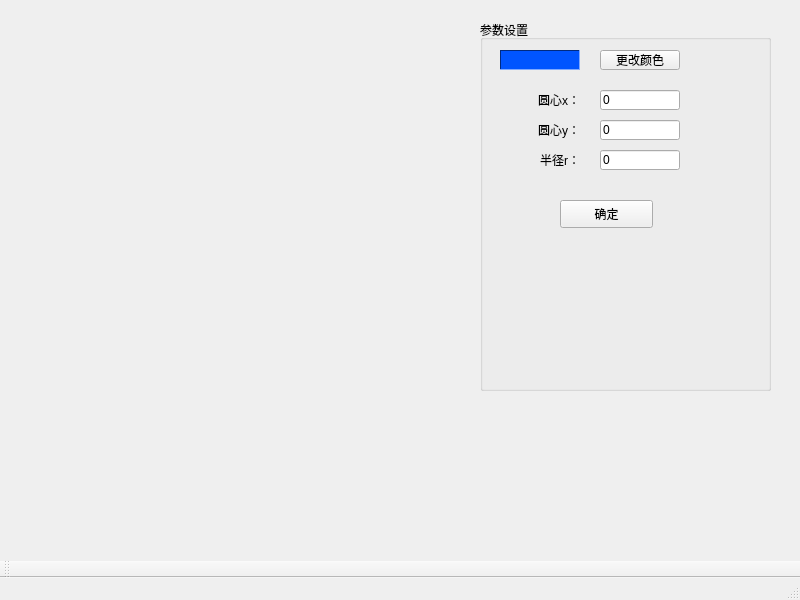
<?xml version="1.0" encoding="UTF-8"?>
<ui version="4.0">
 <class>MainWindow</class>
 <widget class="QMainWindow" name="MainWindow">
  <property name="geometry">
   <rect>
    <x>0</x>
    <y>0</y>
    <width>800</width>
    <height>600</height>
   </rect>
  </property>
  <property name="windowTitle">
   <string>中点画圆算法</string>
  </property>
  <widget class="QWidget" name="centralwidget">
   <widget class="QGroupBox" name="groupBox_set">
    <property name="geometry">
     <rect>
      <x>480</x>
      <y>20</y>
      <width>291</width>
      <height>371</height>
     </rect>
    </property>
    <property name="title">
     <string>参数设置</string>
    </property>
    <widget class="QLabel" name="label_x">
     <property name="geometry">
      <rect>
       <x>20</x>
       <y>70</y>
       <width>80</width>
       <height>20</height>
      </rect>
     </property>
     <property name="layoutDirection">
      <enum>Qt::RightToLeft</enum>
     </property>
     <property name="text">
      <string>圆心x：</string>
     </property>
     <property name="alignment">
      <set>Qt::AlignRight|Qt::AlignTrailing|Qt::AlignVCenter</set>
     </property>
    </widget>
    <widget class="QLineEdit" name="lineEdit_cx">
     <property name="geometry">
      <rect>
       <x>120</x>
       <y>70</y>
       <width>80</width>
       <height>20</height>
      </rect>
     </property>
     <property name="text">
      <string>0</string>
     </property>
    </widget>
    <widget class="QLabel" name="label_y">
     <property name="geometry">
      <rect>
       <x>20</x>
       <y>100</y>
       <width>80</width>
       <height>20</height>
      </rect>
     </property>
     <property name="layoutDirection">
      <enum>Qt::RightToLeft</enum>
     </property>
     <property name="text">
      <string>圆心y：</string>
     </property>
     <property name="alignment">
      <set>Qt::AlignRight|Qt::AlignTrailing|Qt::AlignVCenter</set>
     </property>
    </widget>
    <widget class="QLineEdit" name="lineEdit_cy">
     <property name="geometry">
      <rect>
       <x>120</x>
       <y>100</y>
       <width>80</width>
       <height>20</height>
      </rect>
     </property>
     <property name="text">
      <string>0</string>
     </property>
    </widget>
    <widget class="QLabel" name="label_r">
     <property name="geometry">
      <rect>
       <x>20</x>
       <y>130</y>
       <width>80</width>
       <height>20</height>
      </rect>
     </property>
     <property name="layoutDirection">
      <enum>Qt::RightToLeft</enum>
     </property>
     <property name="text">
      <string>半径r：</string>
     </property>
     <property name="alignment">
      <set>Qt::AlignRight|Qt::AlignTrailing|Qt::AlignVCenter</set>
     </property>
    </widget>
    <widget class="QLineEdit" name="lineEdit_r">
     <property name="geometry">
      <rect>
       <x>120</x>
       <y>130</y>
       <width>80</width>
       <height>20</height>
      </rect>
     </property>
     <property name="text">
      <string>0</string>
     </property>
    </widget>
    <widget class="QFrame" name="frame_color">
     <property name="geometry">
      <rect>
       <x>20</x>
       <y>30</y>
       <width>80</width>
       <height>20</height>
      </rect>
     </property>
     <property name="palette">
      <palette>
       <active>
        <colorrole role="WindowText">
         <brush brushstyle="SolidPattern">
          <color alpha="255">
           <red>0</red>
           <green>0</green>
           <blue>0</blue>
          </color>
         </brush>
        </colorrole>
        <colorrole role="Button">
         <brush brushstyle="SolidPattern">
          <color alpha="255">
           <red>0</red>
           <green>85</green>
           <blue>255</blue>
          </color>
         </brush>
        </colorrole>
        <colorrole role="Light">
         <brush brushstyle="SolidPattern">
          <color alpha="255">
           <red>127</red>
           <green>170</green>
           <blue>255</blue>
          </color>
         </brush>
        </colorrole>
        <colorrole role="Midlight">
         <brush brushstyle="SolidPattern">
          <color alpha="255">
           <red>63</red>
           <green>127</green>
           <blue>255</blue>
          </color>
         </brush>
        </colorrole>
        <colorrole role="Dark">
         <brush brushstyle="SolidPattern">
          <color alpha="255">
           <red>0</red>
           <green>42</green>
           <blue>127</blue>
          </color>
         </brush>
        </colorrole>
        <colorrole role="Mid">
         <brush brushstyle="SolidPattern">
          <color alpha="255">
           <red>0</red>
           <green>56</green>
           <blue>170</blue>
          </color>
         </brush>
        </colorrole>
        <colorrole role="Text">
         <brush brushstyle="SolidPattern">
          <color alpha="255">
           <red>0</red>
           <green>0</green>
           <blue>0</blue>
          </color>
         </brush>
        </colorrole>
        <colorrole role="BrightText">
         <brush brushstyle="SolidPattern">
          <color alpha="255">
           <red>255</red>
           <green>255</green>
           <blue>255</blue>
          </color>
         </brush>
        </colorrole>
        <colorrole role="ButtonText">
         <brush brushstyle="SolidPattern">
          <color alpha="255">
           <red>0</red>
           <green>0</green>
           <blue>0</blue>
          </color>
         </brush>
        </colorrole>
        <colorrole role="Base">
         <brush brushstyle="SolidPattern">
          <color alpha="255">
           <red>255</red>
           <green>255</green>
           <blue>255</blue>
          </color>
         </brush>
        </colorrole>
        <colorrole role="Window">
         <brush brushstyle="SolidPattern">
          <color alpha="255">
           <red>0</red>
           <green>85</green>
           <blue>255</blue>
          </color>
         </brush>
        </colorrole>
        <colorrole role="Shadow">
         <brush brushstyle="SolidPattern">
          <color alpha="255">
           <red>0</red>
           <green>0</green>
           <blue>0</blue>
          </color>
         </brush>
        </colorrole>
        <colorrole role="AlternateBase">
         <brush brushstyle="SolidPattern">
          <color alpha="255">
           <red>127</red>
           <green>170</green>
           <blue>255</blue>
          </color>
         </brush>
        </colorrole>
        <colorrole role="ToolTipBase">
         <brush brushstyle="SolidPattern">
          <color alpha="255">
           <red>255</red>
           <green>255</green>
           <blue>220</blue>
          </color>
         </brush>
        </colorrole>
        <colorrole role="ToolTipText">
         <brush brushstyle="SolidPattern">
          <color alpha="255">
           <red>0</red>
           <green>0</green>
           <blue>0</blue>
          </color>
         </brush>
        </colorrole>
        <colorrole role="PlaceholderText">
         <brush brushstyle="SolidPattern">
          <color alpha="128">
           <red>0</red>
           <green>0</green>
           <blue>0</blue>
          </color>
         </brush>
        </colorrole>
       </active>
       <inactive>
        <colorrole role="WindowText">
         <brush brushstyle="SolidPattern">
          <color alpha="255">
           <red>0</red>
           <green>0</green>
           <blue>0</blue>
          </color>
         </brush>
        </colorrole>
        <colorrole role="Button">
         <brush brushstyle="SolidPattern">
          <color alpha="255">
           <red>0</red>
           <green>85</green>
           <blue>255</blue>
          </color>
         </brush>
        </colorrole>
        <colorrole role="Light">
         <brush brushstyle="SolidPattern">
          <color alpha="255">
           <red>127</red>
           <green>170</green>
           <blue>255</blue>
          </color>
         </brush>
        </colorrole>
        <colorrole role="Midlight">
         <brush brushstyle="SolidPattern">
          <color alpha="255">
           <red>63</red>
           <green>127</green>
           <blue>255</blue>
          </color>
         </brush>
        </colorrole>
        <colorrole role="Dark">
         <brush brushstyle="SolidPattern">
          <color alpha="255">
           <red>0</red>
           <green>42</green>
           <blue>127</blue>
          </color>
         </brush>
        </colorrole>
        <colorrole role="Mid">
         <brush brushstyle="SolidPattern">
          <color alpha="255">
           <red>0</red>
           <green>56</green>
           <blue>170</blue>
          </color>
         </brush>
        </colorrole>
        <colorrole role="Text">
         <brush brushstyle="SolidPattern">
          <color alpha="255">
           <red>0</red>
           <green>0</green>
           <blue>0</blue>
          </color>
         </brush>
        </colorrole>
        <colorrole role="BrightText">
         <brush brushstyle="SolidPattern">
          <color alpha="255">
           <red>255</red>
           <green>255</green>
           <blue>255</blue>
          </color>
         </brush>
        </colorrole>
        <colorrole role="ButtonText">
         <brush brushstyle="SolidPattern">
          <color alpha="255">
           <red>0</red>
           <green>0</green>
           <blue>0</blue>
          </color>
         </brush>
        </colorrole>
        <colorrole role="Base">
         <brush brushstyle="SolidPattern">
          <color alpha="255">
           <red>255</red>
           <green>255</green>
           <blue>255</blue>
          </color>
         </brush>
        </colorrole>
        <colorrole role="Window">
         <brush brushstyle="SolidPattern">
          <color alpha="255">
           <red>0</red>
           <green>85</green>
           <blue>255</blue>
          </color>
         </brush>
        </colorrole>
        <colorrole role="Shadow">
         <brush brushstyle="SolidPattern">
          <color alpha="255">
           <red>0</red>
           <green>0</green>
           <blue>0</blue>
          </color>
         </brush>
        </colorrole>
        <colorrole role="AlternateBase">
         <brush brushstyle="SolidPattern">
          <color alpha="255">
           <red>127</red>
           <green>170</green>
           <blue>255</blue>
          </color>
         </brush>
        </colorrole>
        <colorrole role="ToolTipBase">
         <brush brushstyle="SolidPattern">
          <color alpha="255">
           <red>255</red>
           <green>255</green>
           <blue>220</blue>
          </color>
         </brush>
        </colorrole>
        <colorrole role="ToolTipText">
         <brush brushstyle="SolidPattern">
          <color alpha="255">
           <red>0</red>
           <green>0</green>
           <blue>0</blue>
          </color>
         </brush>
        </colorrole>
        <colorrole role="PlaceholderText">
         <brush brushstyle="SolidPattern">
          <color alpha="128">
           <red>0</red>
           <green>0</green>
           <blue>0</blue>
          </color>
         </brush>
        </colorrole>
       </inactive>
       <disabled>
        <colorrole role="WindowText">
         <brush brushstyle="SolidPattern">
          <color alpha="255">
           <red>0</red>
           <green>42</green>
           <blue>127</blue>
          </color>
         </brush>
        </colorrole>
        <colorrole role="Button">
         <brush brushstyle="SolidPattern">
          <color alpha="255">
           <red>0</red>
           <green>85</green>
           <blue>255</blue>
          </color>
         </brush>
        </colorrole>
        <colorrole role="Light">
         <brush brushstyle="SolidPattern">
          <color alpha="255">
           <red>127</red>
           <green>170</green>
           <blue>255</blue>
          </color>
         </brush>
        </colorrole>
        <colorrole role="Midlight">
         <brush brushstyle="SolidPattern">
          <color alpha="255">
           <red>63</red>
           <green>127</green>
           <blue>255</blue>
          </color>
         </brush>
        </colorrole>
        <colorrole role="Dark">
         <brush brushstyle="SolidPattern">
          <color alpha="255">
           <red>0</red>
           <green>42</green>
           <blue>127</blue>
          </color>
         </brush>
        </colorrole>
        <colorrole role="Mid">
         <brush brushstyle="SolidPattern">
          <color alpha="255">
           <red>0</red>
           <green>56</green>
           <blue>170</blue>
          </color>
         </brush>
        </colorrole>
        <colorrole role="Text">
         <brush brushstyle="SolidPattern">
          <color alpha="255">
           <red>0</red>
           <green>42</green>
           <blue>127</blue>
          </color>
         </brush>
        </colorrole>
        <colorrole role="BrightText">
         <brush brushstyle="SolidPattern">
          <color alpha="255">
           <red>255</red>
           <green>255</green>
           <blue>255</blue>
          </color>
         </brush>
        </colorrole>
        <colorrole role="ButtonText">
         <brush brushstyle="SolidPattern">
          <color alpha="255">
           <red>0</red>
           <green>42</green>
           <blue>127</blue>
          </color>
         </brush>
        </colorrole>
        <colorrole role="Base">
         <brush brushstyle="SolidPattern">
          <color alpha="255">
           <red>0</red>
           <green>85</green>
           <blue>255</blue>
          </color>
         </brush>
        </colorrole>
        <colorrole role="Window">
         <brush brushstyle="SolidPattern">
          <color alpha="255">
           <red>0</red>
           <green>85</green>
           <blue>255</blue>
          </color>
         </brush>
        </colorrole>
        <colorrole role="Shadow">
         <brush brushstyle="SolidPattern">
          <color alpha="255">
           <red>0</red>
           <green>0</green>
           <blue>0</blue>
          </color>
         </brush>
        </colorrole>
        <colorrole role="AlternateBase">
         <brush brushstyle="SolidPattern">
          <color alpha="255">
           <red>0</red>
           <green>85</green>
           <blue>255</blue>
          </color>
         </brush>
        </colorrole>
        <colorrole role="ToolTipBase">
         <brush brushstyle="SolidPattern">
          <color alpha="255">
           <red>255</red>
           <green>255</green>
           <blue>220</blue>
          </color>
         </brush>
        </colorrole>
        <colorrole role="ToolTipText">
         <brush brushstyle="SolidPattern">
          <color alpha="255">
           <red>0</red>
           <green>0</green>
           <blue>0</blue>
          </color>
         </brush>
        </colorrole>
        <colorrole role="PlaceholderText">
         <brush brushstyle="SolidPattern">
          <color alpha="128">
           <red>0</red>
           <green>0</green>
           <blue>0</blue>
          </color>
         </brush>
        </colorrole>
       </disabled>
      </palette>
     </property>
     <property name="autoFillBackground">
      <bool>true</bool>
     </property>
     <property name="frameShape">
      <enum>QFrame::Panel</enum>
     </property>
     <property name="frameShadow">
      <enum>QFrame::Sunken</enum>
     </property>
    </widget>
    <widget class="QPushButton" name="pushButton_color">
     <property name="geometry">
      <rect>
       <x>120</x>
       <y>30</y>
       <width>80</width>
       <height>20</height>
      </rect>
     </property>
     <property name="text">
      <string>更改颜色</string>
     </property>
    </widget>
    <widget class="QPushButton" name="pushButton_ok">
     <property name="geometry">
      <rect>
       <x>80</x>
       <y>180</y>
       <width>93</width>
       <height>28</height>
      </rect>
     </property>
     <property name="text">
      <string>确定</string>
     </property>
    </widget>
   </widget>
  </widget>
  <widget class="QMenuBar" name="menubar">
   <property name="geometry">
    <rect>
     <x>0</x>
     <y>0</y>
     <width>800</width>
     <height>26</height>
    </rect>
   </property>
  </widget>
  <widget class="QStatusBar" name="statusbar"/>
  <widget class="QToolBar" name="mainToolBar">
   <property name="windowTitle">
    <string>toolBar</string>
   </property>
   <attribute name="toolBarArea">
    <enum>BottomToolBarArea</enum>
   </attribute>
   <attribute name="toolBarBreak">
    <bool>false</bool>
   </attribute>
  </widget>
 </widget>
 <resources/>
 <connections/>
</ui>
